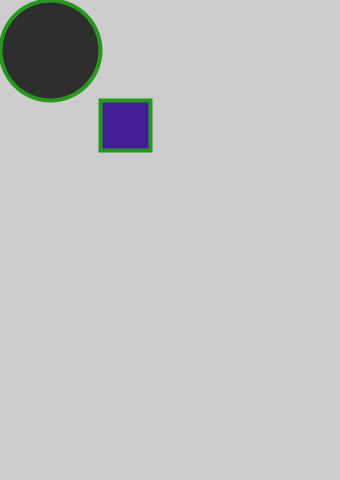
Frame 1 (no input)
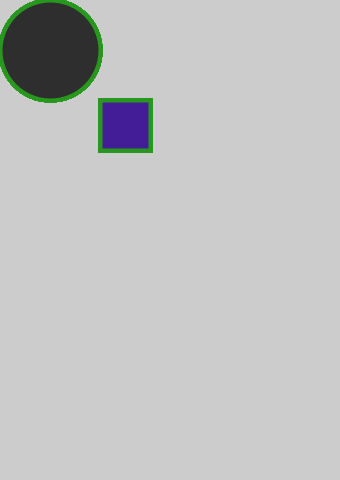
Frame 60 (the mouse pressed at the canvas centre just before this capture)
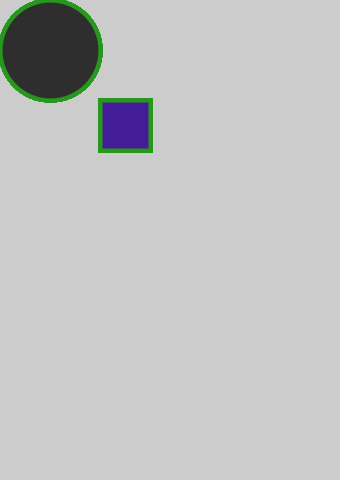
Frame 120 (the mouse held since frame 60 and released just before this capture)

The Processing sketch that drew these frames (run headless with seeded random() and noise(); from frame 60 on, the mouse is pressed at the canvas centre):

// Processing sketch: color
// ── color.pde
void setup() {
  size(340,480);
}

void draw() {
  color green = color(#27981D);
  color red = color(#982E1D);
  color c = color(green(red));
  fill(#431D98); //blueish-purple
  stroke(green); //green
  strokeWeight(4);
  rect(100,100,50,50);
  fill(c); //dark red
  stroke(green);
  strokeWeight(4);
  ellipse(50,50,100,100);
  blendMode(BLEND);
  
}
